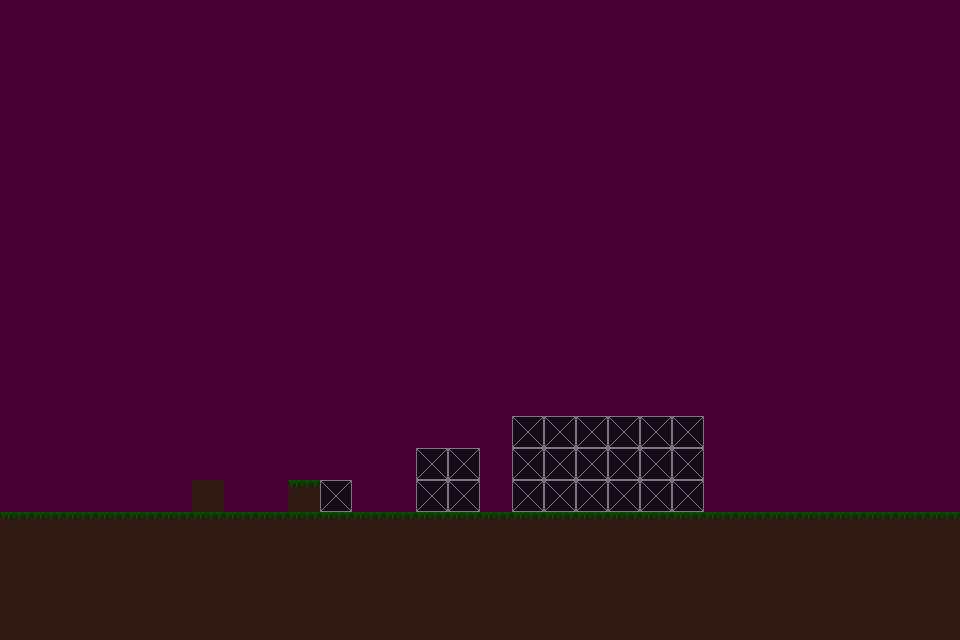

The image is a tile-based game level rendered from a .tmx file. Its description and complete source (layers, tilesets, objects, tile grids) follow:
An orthogonal 30x20 tile map with 32x32 px tiles, 2 tile layers (Tile Layer 2 - bg, Tile Layer 1).

<map version="1.2" tiledversion="1.3.4" orientation="orthogonal" renderorder="right-down" width="30" height="20" tilewidth="32" tileheight="32" infinite="0" nextlayerid="3" nextobjectid="1">
 <tileset firstgid="1" source="testset.tsx" />
 <layer id="2" name="Tile Layer 2 - bg" width="30" height="20">
  <data encoding="csv">
8,8,8,8,8,8,8,8,8,8,8,8,8,8,8,8,8,8,8,8,8,8,8,8,8,8,8,8,8,8,
8,8,8,8,8,8,8,8,8,8,8,8,8,8,8,8,8,8,8,8,8,8,8,8,8,8,8,8,8,8,
8,8,8,8,8,8,8,8,8,8,8,8,8,8,8,8,8,8,8,8,8,8,8,8,8,8,8,8,8,8,
8,8,8,8,8,8,8,8,8,8,8,8,8,8,8,8,8,8,8,8,8,8,8,8,8,8,8,8,8,8,
8,8,8,8,8,8,8,8,8,8,8,8,8,8,8,8,8,8,8,8,8,8,8,8,8,8,8,8,8,8,
8,8,8,8,8,8,8,8,8,8,8,8,8,8,8,8,8,8,8,8,8,8,8,8,8,8,8,8,8,8,
8,8,8,8,8,8,8,8,8,8,8,8,8,8,8,8,8,8,8,8,8,8,8,8,8,8,8,8,8,8,
8,8,8,8,8,8,8,8,8,8,8,8,8,8,8,8,8,8,8,8,8,8,8,8,8,8,8,8,8,8,
8,8,8,8,8,8,8,8,8,8,8,8,8,8,8,8,8,8,8,8,8,8,8,8,8,8,8,8,8,8,
8,8,8,8,8,8,8,8,8,8,8,8,8,8,8,8,8,8,8,8,8,8,8,8,8,8,8,8,8,8,
8,8,8,8,8,8,8,8,8,8,8,8,8,8,8,8,8,8,8,8,8,8,8,8,8,8,8,8,8,8,
8,8,8,8,8,8,8,8,8,8,8,8,8,8,8,8,8,8,8,8,8,8,8,8,8,8,8,8,8,8,
8,8,8,8,8,8,8,8,8,8,8,8,8,8,8,8,8,8,8,8,8,8,8,8,8,8,8,8,8,8,
8,8,8,8,8,8,8,8,8,8,8,8,8,8,8,8,8,8,8,8,8,8,8,8,8,8,8,8,8,8,
8,8,8,8,8,8,8,8,8,8,8,8,8,8,8,8,8,8,8,8,8,8,8,8,8,8,8,8,8,8,
8,8,8,8,8,8,8,8,8,8,8,8,8,8,8,8,8,8,8,8,8,8,8,8,8,8,8,8,8,8,
8,8,8,8,8,8,8,8,8,8,8,8,8,8,8,8,8,8,8,8,8,8,8,8,8,8,8,8,8,8,
8,8,8,8,8,8,8,8,8,8,8,8,8,8,8,8,8,8,8,8,8,8,8,8,8,8,8,8,8,8,
8,8,8,8,8,8,8,8,8,8,8,8,8,8,8,8,8,8,8,8,8,8,8,8,8,8,8,8,8,8,
8,8,8,8,8,8,8,8,8,8,8,8,8,8,8,8,8,8,8,8,8,8,8,8,8,8,8,8,8,8
</data>
 </layer>
 <layer id="1" name="Tile Layer 1" width="30" height="20">
  <data encoding="csv">
0,0,0,0,0,0,0,0,0,0,0,0,0,0,0,0,0,0,0,0,0,0,0,0,0,0,0,0,0,0,
0,0,0,0,0,0,0,0,0,0,0,0,0,0,0,0,0,0,0,0,0,0,0,0,0,0,0,0,0,0,
0,0,0,0,0,0,0,0,0,0,0,0,0,0,0,0,0,0,0,0,0,0,0,0,0,0,0,0,0,0,
0,0,0,0,0,0,0,0,0,0,0,0,0,0,0,0,0,0,0,0,0,0,0,0,0,0,0,0,0,0,
0,0,0,0,0,0,0,0,0,0,0,0,0,0,0,0,0,0,0,0,0,0,0,0,0,0,0,0,0,0,
0,0,0,0,0,0,0,0,0,0,0,0,0,0,0,0,0,0,0,0,0,0,0,0,0,0,0,0,0,0,
0,0,0,0,0,0,0,0,0,0,0,0,0,0,0,0,0,0,0,0,0,0,0,0,0,0,0,0,0,0,
0,0,0,0,0,0,0,0,0,0,0,0,0,0,0,0,0,0,0,0,0,0,0,0,0,0,0,0,0,0,
0,0,0,0,0,0,0,0,0,0,0,0,0,0,0,0,0,0,0,0,0,0,0,0,0,0,0,0,0,0,
0,0,0,0,0,0,0,0,0,0,0,0,0,0,0,0,0,0,0,0,0,0,0,0,0,0,0,0,0,0,
0,0,0,0,0,0,0,0,0,0,0,0,0,0,0,0,0,0,0,0,0,0,0,0,0,0,0,0,0,0,
0,0,0,0,0,0,0,0,0,0,0,0,0,0,0,0,0,0,0,0,0,0,0,0,0,0,0,0,0,0,
0,0,0,0,0,0,0,0,0,0,0,0,0,0,0,0,0,0,0,0,0,0,0,0,0,0,0,0,0,0,
0,0,0,0,0,0,0,0,0,0,0,0,0,0,0,0,7,7,7,7,7,7,0,0,0,0,0,0,0,0,
0,0,0,0,0,0,0,0,0,0,0,0,0,7,7,0,7,7,7,7,7,7,0,0,0,0,0,0,0,0,
0,0,0,0,0,0,6,0,0,5,7,0,0,7,7,0,7,7,7,7,7,7,0,0,0,0,0,0,0,0,
5,5,5,5,5,5,5,5,5,5,5,5,5,5,5,5,5,5,5,5,5,5,5,5,5,5,5,5,5,5,
6,6,6,6,6,6,6,6,6,6,6,6,6,6,6,6,6,6,6,6,6,6,6,6,6,6,6,6,6,6,
6,6,6,6,6,6,6,6,6,6,6,6,6,6,6,6,6,6,6,6,6,6,6,6,6,6,6,6,6,6,
6,6,6,6,6,6,6,6,6,6,6,6,6,6,6,6,6,6,6,6,6,6,6,6,6,6,6,6,6,6
</data>
 </layer>
</map>